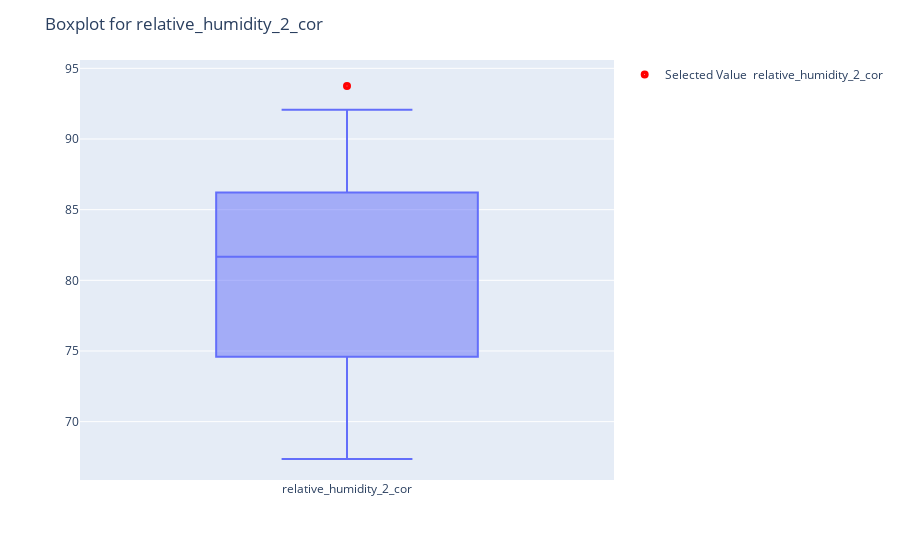

Here is the notebook cell this chart was saved with:
### Code cell
import plotly.express as px
import plotly.io as pio

def gen_report(data, date = datetime.datetime.today().strftime('%Y-%m-%d'), 
                 aws = "All", measurement = "All", scope = "Relative", window = 'day', output = "Report", aggregated = False):
    """
    Function to return the percentile of specified values given a selected date.
    
    Parameters:
    data (str): The dataset to be used.
    date (str): The date of the observations for which the percentile is calculated.
    aws (str): The automatic weather station.
    measurement (str): The measurement. 
    scope (str): Relative: values are compared to historical values of the day of year. 
                 Absolute: values are compared to historical values.
    aggregated (bool): False: output is not aggregated.
                       True: averages of stations are calculated.

    output (str): Output as pd.df or as printed report. 
  
    """
    
    # Load Data
    df = _load_data(data)
    
    # Align GC Net & PROMICE Columns  
    station, datetime, dayofcentury, dayofyear = _align_GC_PR()
 
    #Account for Aggregate variable
    # if aggregated == False:
    #     df = df
    # elif aggregated == True:
    #     # Group df by station 
    #     df = df ##### TBD #######
    # else: 
    #     raise ValueError(f"The input for the variable 'aggregated' was not recognizable. Please use one of the following options: True, False")

    # Subset Data (date, measurement, station)
    day, df,columns, day_century, unique_files = _subset_df(date, df, station, datetime, measurement, dayofcentury, dayofyear, aws)
    
    # Subset Data (Scope)
    df = _subset_scope(scope, window, df, date, day, dayofyear)

    if measurement == 'All':
        cols = df.select_dtypes(include=['float64']).columns.to_list()
    else:
        cols = [measurement]
    #display(df)
    row_index = int(df[df['target_date'] == True].index[0])
    #print(row_index)
    percentile_dict = {}
    test_dict = {}#print(cols)
    #display(df)
    for col in cols:
        #print(col)
        value = df[col][row_index]
        #display(df[col].rank(pct=True)[df[col] == value].iloc[0])
        #print(df[col].rank(pct=True))
        test_dict[col] = df[col].rank(pct=True) 
        percentile = df[col].rank(pct=True)[df[col] == value].iloc[0]*100 if not math.isnan(value) else math.nan
        percentile_dict[col] = percentile

    x = pd.DataFrame(percentile_dict, index=[0])

    print('displaying percentile df')
    import prettytable as pt

    table = pt.PrettyTable()
    table.field_names = ["measurement", "Percentile"]
#    if x[col].values > 90 or x[col].values < 10:
#        table.add_row([f"\033[1m{col}\033[0m", f"\033[1m{int(x[col].values) if not np.isnan(x[col].values) else 'NaN'}%\033[0m"])
#    else:
    for col in x.columns:
        table.add_row([col, f"{int(x[col].values) if not np.isnan(x[col].values) else 'NaN'}%"])
    
      
    print(
    f" Date: {date} \n" ,
    f"Station: {station} \n" , 
    f"Measurement: {measurement} \n"  , 
    f"Data: {data} \n" ,
    "----------------------------------------------------------------------------------------------------------------------\n",
    f"                   Climatology Report\n" 
    )
    print(table)
    print("----------------------------------------------------------------------------------------------------------------------\n")

    import plotly.express as px
    # Create a list of columns to be plotted
    columns_to_plot = [col for col in x.columns.values if col in df.columns.values]
  
    # Create a list of values from x to be highlighted
    values_to_highlight = x[columns_to_plot].values.flatten().tolist()
  
    # Create a list of subplots
    figs = []
    # Loop through list of columns
    for col, v in zip(columns_to_plot, values_to_highlight) : 
        # Create a subplot for each column 
        fig = px.box(df[col], orientation = "v",boxmode='group')
        # Format the axes
        fig.update_layout(title_text= f"Boxplot for {col}", xaxis_title='', yaxis_title='')
        # Highlight the values from x
        fig.add_scatter(x=[col], y=[v], name= f"Selected Value \n{col}",
    mode = 'markers',
    marker_symbol = 'circle-dot',
    marker_size = 8,
    marker_color = 'red')
        
        # Add figure to list of subplots 
        figs.append(fig)
    
    # Output
    for fig in figs:
        fig.show()
    save_folder = '../GEUS-Master-Thesis/figures/to_markdown'
    for i, fig in enumerate(figs):
        fig.write_image(os.path.join(save_folder,f'box_plot_{date}_{measurement}_{station}.png'.format(date=date, measurement=measurement, station=aws)), engine='orca')
        fig.write_image(os.path.join(save_folder,f'fig1.png'), engine='orca')
    return x

t = gen_report(data = "GC Net", date = "2019-01-13", measurement= "relative_humidity_2_cor", scope='Relative', aws="Swiss Camp 10m", window = 'week', output = "Data")
display(t)

### Figure 1 — Plotly figure (JSON) as saved in the notebook; plotly's stock layout.template omitted (floating-point values rounded to 4 significant figures)
{"data": [{"alignmentgroup": "True", "hovertemplate": "variable=%{x}<br>value=%{y}<extra></extra>", "legendgroup": "", "marker": {"color": "#636efa"}, "name": "", "notched": false, "offsetgroup": "", "orientation": "v", "showlegend": false, "type": "box", "x": ["relative_humidity_2_cor", "relative_humidity_2_cor", "relative_humidity_2_cor", "relative_humidity_2_cor", "relative_humidity_2_cor", "relative_humidity_2_cor", "relative_humidity_2_cor", "relative_humidity_2_cor", "relative_humidity_2_cor", "relative_humidity_2_cor", "relative_humidity_2_cor", "relative_humidity_2_cor", "relative_humidity_2_cor", "relative_humidity_2_cor", "relative_humidity_2_cor", "relative_humidity_2_cor", "relative_humidity_2_cor", "relative_humidity_2_cor", "relative_humidity_2_cor", "relative_humidity_2_cor", "relative_humidity_2_cor", "relative_humidity_2_cor", "relative_humidity_2_cor", "relative_humidity_2_cor", "relative_humidity_2_cor", "relative_humidity_2_cor", "relative_humidity_2_cor", "relative_humidity_2_cor", "relative_humidity_2_cor"], "x0": " ", "xaxis": "x", "y": [null, null, null, null, null, null, null, null, 73.08, 86.28, 84.7, null, 76.99, 73.9, 75.28, null, null, 68.67, 81.34, 85.83, 76.4, 86.21, null, null, 86.21, 67.36, 92.07, 81.99, 88.6], "y0": " ", "yaxis": "y"}, {"marker": {"color": "red", "size": 8, "symbol": "circle-dot"}, "mode": "markers", "name": "Selected Value \nrelative_humidity_2_cor", "type": "scatter", "x": ["relative_humidity_2_cor"], "y": [93.75]}], "layout": {"boxmode": "group", "legend": {"tracegroupgap": 0}, "margin": {"t": 60}, "title": {"text": "Boxplot for relative_humidity_2_cor"}, "xaxis": {"anchor": "y", "domain": [0, 1], "title": {"text": ""}}, "yaxis": {"anchor": "x", "domain": [0, 1], "title": {"text": ""}}}}
